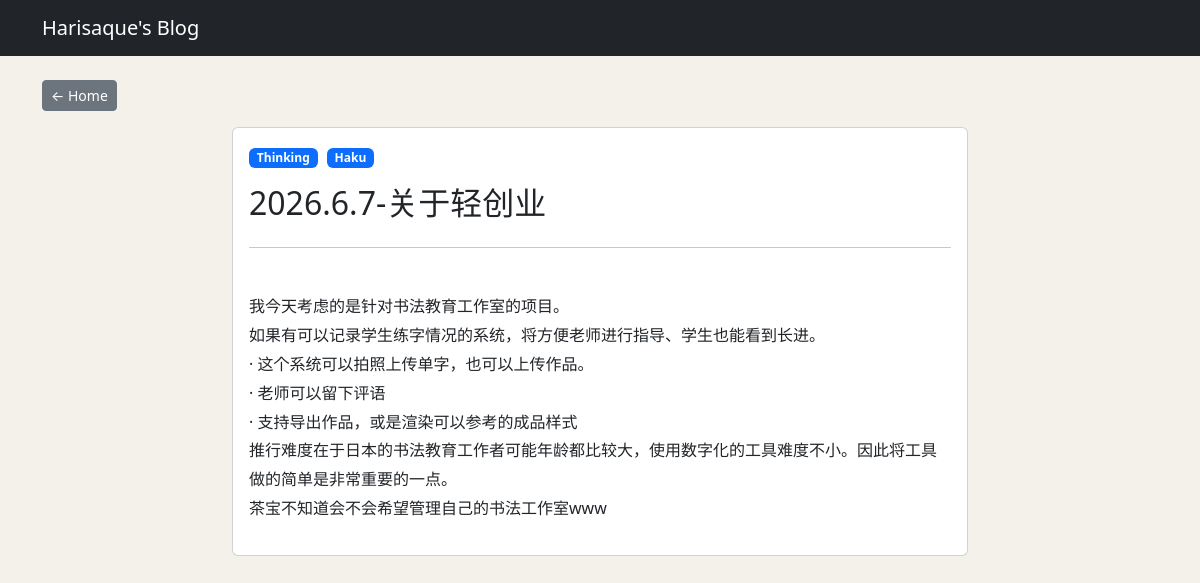
The page /posts/2 on the database its author committed.
### models.py (models this page shows)
class Post(Base):
    __tablename__ = "posts"
    id: Mapped[int] = mapped_column(primary_key=True, index=True)
    title: Mapped[str] = mapped_column(nullable=False)
    content: Mapped[str] = mapped_column(nullable=False)
    tags: Mapped[str] = mapped_column(default="", nullable=False)

### main.py (the view)
@app.get("/posts/{post_id}")
def get_post(post_id: int, request: Request, db: Session = Depends(get_db)):
    post = db.query(models.Post).filter(models.Post.id == post_id).first()
    if not post:
        raise HTTPException(status_code=404, detail="article not found")
    return templates.TemplateResponse(
        request=request,
        name="post.html",
        context={"post": post}
    )

### templates/post.html
{% extends "base.html" %}
{% block content %}
<a href="/" class="btn btn-secondary btn-sm mb-3">← Home</a>
<div class="row justify-content-center">
    <div class="col-md-8">
        <div class="card">
            <div class="card-body">
                {% if post.tags %}
                    <div class="mb-3">
                        {% for tag in post.tags.split(',') %}
                            <a href="/tag/{{ tag.strip() }}"
                               class="badge bg-primary text-decoration-none"
                               style="margin-right: 5px;">
                                {{ tag.strip() }}
                            </a>
                        {% endfor %}
                    </div>
                {% endif %}
                <h2 class="mb-4">{{ post.title }}</h2>
                <hr>
                <p style="white-space: pre-line; font-size: 16px; line-height: 1.8;">
                    {{ post.content }}
                </p>
            </div>
        </div>
    </div>
</div>
{% endblock %}

### static/style.css (style rules this page uses)
body { background: #f4f1ea; color: #2c2c2c; }

### rows shown on the page
Post: title "2026.6.7-关于轻创业", content "我今天考虑的是针对书法教育工作室的项目。 如果有可以记录学生练字情况的系统，将方便老师进行指导、学生也能看到长进。 · 这个系统可以拍照上传单字，也可以上传作品。 · 老师可以留下评语 · 支持导出作品，或是渲染可以参考的成品样式 推行难度在于日本的书法教育工作者可能年龄都比较大，使用数字化的工具难度不小。因此将工具做的简单是非常重要的一点。 茶宝不知道会不会希望管理自己的书法工作室www"

### other values the page prints
{{ tag.strip() }} "Thinking" "Haku"
